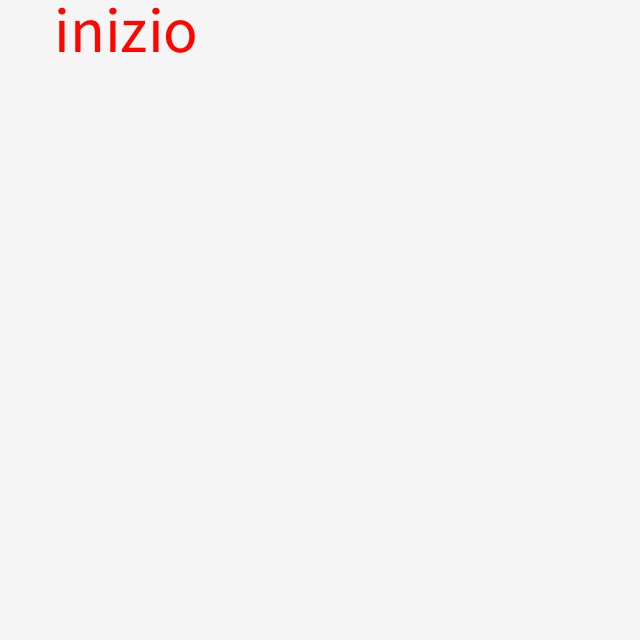
Frame 1 (no input)
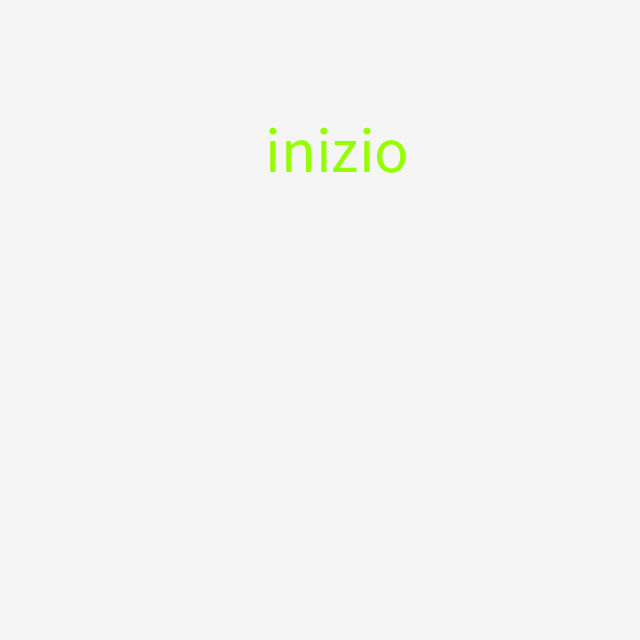
Frame 60 (the mouse pressed at the canvas centre just before this capture)
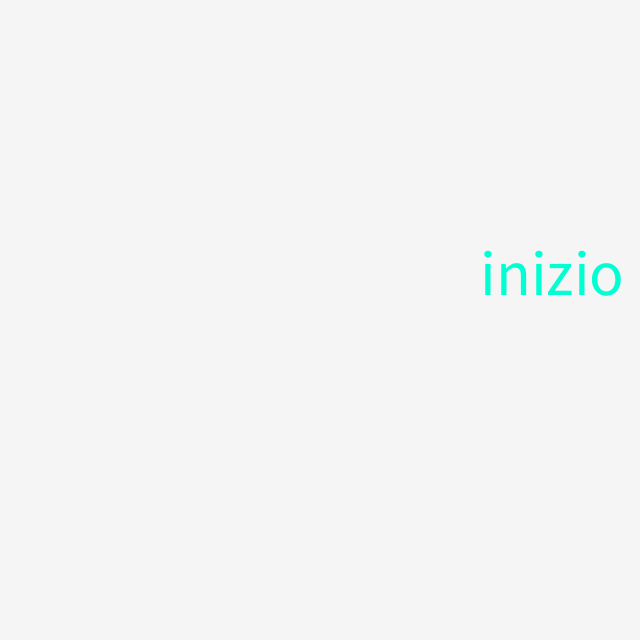
Frame 120 (the mouse held since frame 60 and released just before this capture)

The Processing sketch that drew these frames (run headless with seeded random() and noise(); from frame 60 on, the mouse is pressed at the canvas centre):

// Processing sketch: generatoreParole
// ── generatoreParole.pde
String testo="inizio";

String [] c= {"affittare",
"campione",
"cane",
"chimica",
"distorto",
"epidermide",
"medico",
"usb",
"mobile",
"occhiali",
"asso",
"vacanza",
"esame",
"contributo",
"ingegnere",
"esorcista",
"esporre",
"estivo",
"nuvola",
"neurone",
"operaio",
"paracadutismo",
"corvo",
"scurrile"

};

float x=width/2;
float y=height/2;

boolean x_avanti = true;
boolean y_avanti = true;

float inc_x=random(4)+1;
float inc_y=random(4)+1;

int sat=0;

void setup(){
size(640, 640);
colorMode(HSB);
background(245);
}



void draw(){
background(245);

// bordo DX
if (x >= (640-textWidth(testo)) && x_avanti==true){
x_avanti = false;
inc_x=random(4)+1;
testo = c[int(random(23))];
}
// bordo SX
if (x <= 0  && x_avanti==false){
x_avanti = true;
inc_x=random(4)+1;
testo = c[int(random(23))];
}
// bordo BASSO
if (y >= 640  && y_avanti==true){
y_avanti = false;
inc_y=random(4)+1;
testo = c[int(random(23))];
}
// bordo ALTO
if (y <=  textAscent()  && y_avanti==false){
y_avanti = true;
inc_y=random(4)+1;
testo = c[int(random(23))];
}


if (x_avanti == true){
x=x+inc_x;
}
else {
x=x-inc_x;
}

if (y_avanti == true){
y=y+inc_y;
}
else {
y=y-inc_y;
}

sat=sat+1;



stroke(0);
strokeWeight(1);
fill(sat, 255, 255);
textSize(64);  
text(testo, x, y);

if (sat == 255){
sat = 0;
}

}
